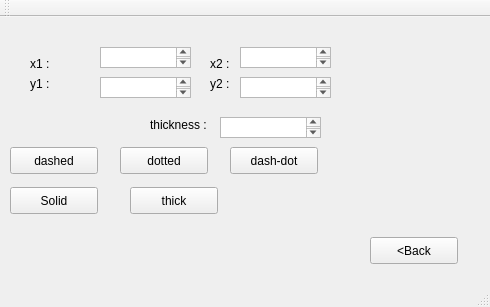
<?xml version="1.0" encoding="UTF-8"?>
<ui version="4.0">
 <class>Line_types</class>
 <widget class="QMainWindow" name="Line_types">
  <property name="geometry">
   <rect>
    <x>0</x>
    <y>0</y>
    <width>490</width>
    <height>307</height>
   </rect>
  </property>
  <property name="windowTitle">
   <string>Line_types</string>
  </property>
  <widget class="QWidget" name="centralWidget">
   <widget class="QLabel" name="label">
    <property name="geometry">
     <rect>
      <x>30</x>
      <y>40</y>
      <width>58</width>
      <height>14</height>
     </rect>
    </property>
    <property name="text">
     <string>x1 :</string>
    </property>
   </widget>
   <widget class="QLabel" name="label_2">
    <property name="geometry">
     <rect>
      <x>30</x>
      <y>60</y>
      <width>58</width>
      <height>14</height>
     </rect>
    </property>
    <property name="text">
     <string>y1 :</string>
    </property>
   </widget>
   <widget class="QLabel" name="label_3">
    <property name="geometry">
     <rect>
      <x>210</x>
      <y>40</y>
      <width>58</width>
      <height>14</height>
     </rect>
    </property>
    <property name="text">
     <string>x2 :</string>
    </property>
   </widget>
   <widget class="QLabel" name="label_4">
    <property name="geometry">
     <rect>
      <x>210</x>
      <y>60</y>
      <width>58</width>
      <height>14</height>
     </rect>
    </property>
    <property name="text">
     <string>y2 :</string>
    </property>
   </widget>
   <widget class="QTextEdit" name="x1">
    <property name="geometry">
     <rect>
      <x>100</x>
      <y>30</y>
      <width>91</width>
      <height>21</height>
     </rect>
    </property>
   </widget>
   <widget class="QTextEdit" name="y1">
    <property name="geometry">
     <rect>
      <x>100</x>
      <y>60</y>
      <width>91</width>
      <height>21</height>
     </rect>
    </property>
   </widget>
   <widget class="QTextEdit" name="x2">
    <property name="geometry">
     <rect>
      <x>240</x>
      <y>30</y>
      <width>91</width>
      <height>21</height>
     </rect>
    </property>
   </widget>
   <widget class="QTextEdit" name="y2">
    <property name="geometry">
     <rect>
      <x>240</x>
      <y>60</y>
      <width>91</width>
      <height>21</height>
     </rect>
    </property>
   </widget>
   <widget class="QPushButton" name="dashed">
    <property name="geometry">
     <rect>
      <x>10</x>
      <y>130</y>
      <width>88</width>
      <height>27</height>
     </rect>
    </property>
    <property name="text">
     <string>dashed</string>
    </property>
    <property name="checkable">
     <bool>true</bool>
    </property>
   </widget>
   <widget class="QPushButton" name="dotted">
    <property name="geometry">
     <rect>
      <x>120</x>
      <y>130</y>
      <width>88</width>
      <height>27</height>
     </rect>
    </property>
    <property name="text">
     <string>dotted</string>
    </property>
    <property name="checkable">
     <bool>true</bool>
    </property>
   </widget>
   <widget class="QPushButton" name="dashdot">
    <property name="geometry">
     <rect>
      <x>230</x>
      <y>130</y>
      <width>88</width>
      <height>27</height>
     </rect>
    </property>
    <property name="text">
     <string>dash-dot</string>
    </property>
    <property name="checkable">
     <bool>true</bool>
    </property>
   </widget>
   <widget class="QPushButton" name="thick">
    <property name="geometry">
     <rect>
      <x>130</x>
      <y>170</y>
      <width>88</width>
      <height>27</height>
     </rect>
    </property>
    <property name="text">
     <string>thick</string>
    </property>
    <property name="checkable">
     <bool>true</bool>
    </property>
   </widget>
   <widget class="QLabel" name="label_5">
    <property name="geometry">
     <rect>
      <x>150</x>
      <y>100</y>
      <width>71</width>
      <height>16</height>
     </rect>
    </property>
    <property name="text">
     <string>thickness :</string>
    </property>
   </widget>
   <widget class="QTextEdit" name="thickness">
    <property name="geometry">
     <rect>
      <x>220</x>
      <y>100</y>
      <width>101</width>
      <height>21</height>
     </rect>
    </property>
   </widget>
   <widget class="QPushButton" name="solid">
    <property name="geometry">
     <rect>
      <x>10</x>
      <y>170</y>
      <width>88</width>
      <height>27</height>
     </rect>
    </property>
    <property name="text">
     <string>Solid</string>
    </property>
    <property name="checkable">
     <bool>true</bool>
    </property>
   </widget>
   <widget class="QPushButton" name="back">
    <property name="geometry">
     <rect>
      <x>370</x>
      <y>220</y>
      <width>88</width>
      <height>27</height>
     </rect>
    </property>
    <property name="text">
     <string>&lt;Back</string>
    </property>
   </widget>
  </widget>
  <widget class="QMenuBar" name="menuBar">
   <property name="geometry">
    <rect>
     <x>0</x>
     <y>0</y>
     <width>490</width>
     <height>22</height>
    </rect>
   </property>
  </widget>
  <widget class="QToolBar" name="mainToolBar">
   <attribute name="toolBarArea">
    <enum>TopToolBarArea</enum>
   </attribute>
   <attribute name="toolBarBreak">
    <bool>false</bool>
   </attribute>
  </widget>
  <widget class="QStatusBar" name="statusBar"/>
 </widget>
 <layoutdefault spacing="6" margin="11"/>
 <resources/>
 <connections/>
</ui>
